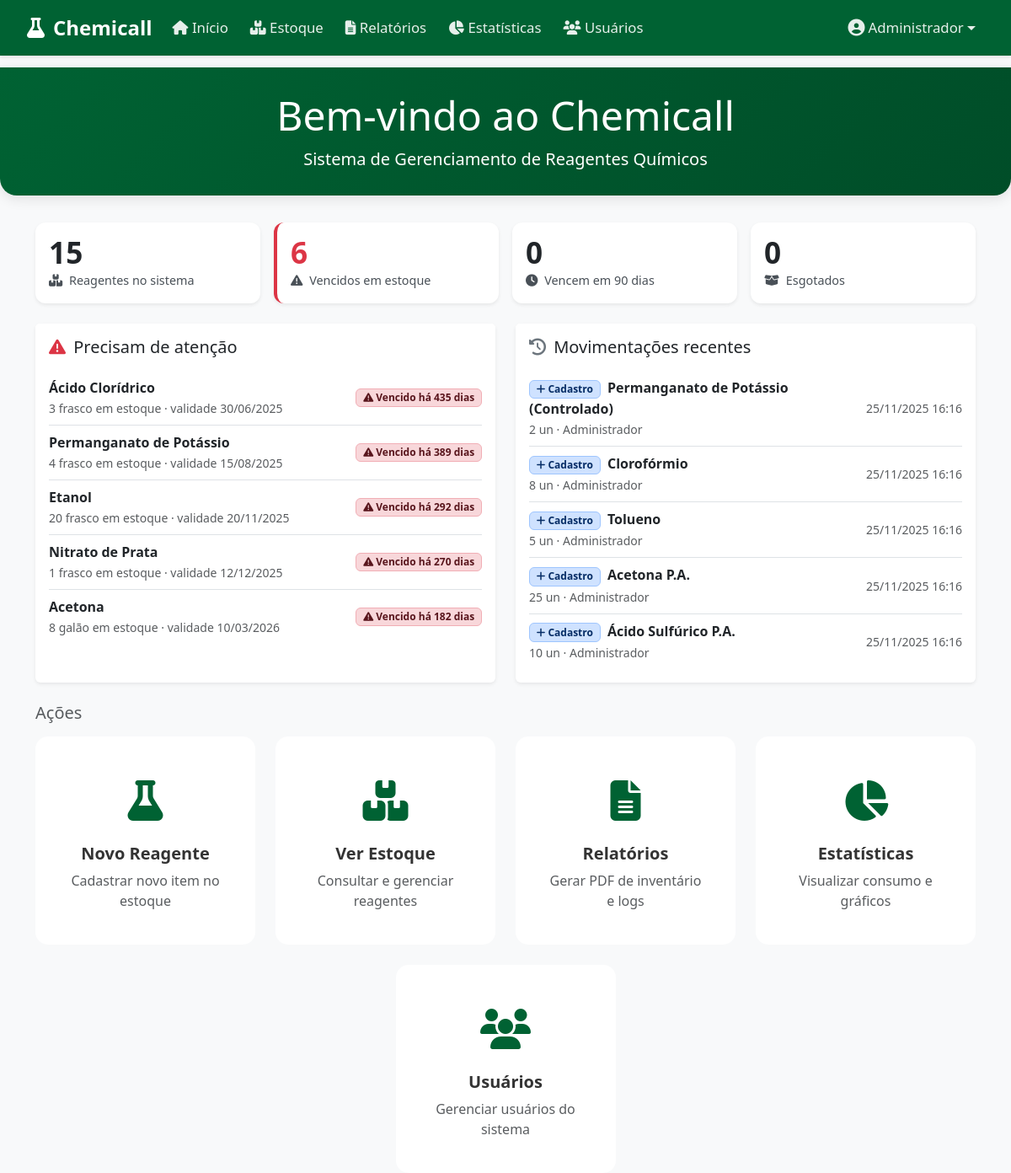
The page /src/telas/dashboard/index.php (signed in) on the database its author committed.
### tables this page shows
CREATE TABLE funcionario (
    cod_funcionario INT AUTO_INCREMENT PRIMARY KEY,
    senha VARCHAR(255) NOT NULL,
    nome VARCHAR(100) NOT NULL,
    matricula VARCHAR(50) NULL,
    email VARCHAR(255) NOT NULL UNIQUE,
    email_secundario VARCHAR(255) NULL,
    tipo VARCHAR(20) DEFAULT 'user',
    status VARCHAR(20) NOT NULL DEFAULT 'ativo',
    cargo VARCHAR(100) NULL,
    acesso_controlados TINYINT(1) NOT NULL DEFAULT 0
);

CREATE TABLE reagentes (
    id INT AUTO_INCREMENT PRIMARY KEY,
    nome VARCHAR(255) NOT NULL,
    formula_quimica VARCHAR(100) DEFAULT NULL,
    massa_molar DECIMAL(10, 2) DEFAULT NULL,
    concentracao VARCHAR(50) DEFAULT NULL,
    densidade DECIMAL(10, 3) DEFAULT NULL,
    validade DATE DEFAULT NULL,
    fabricante VARCHAR(100) DEFAULT NULL,
    condicao ENUM('aberto', 'fechado') DEFAULT 'fechado',
    numero_cas VARCHAR(50) DEFAULT NULL,
    numero_ncm VARCHAR(50) DEFAULT NULL,
    numero_nota_fiscal VARCHAR(100) DEFAULT NULL,
    quantidade INT NOT NULL DEFAULT 0,
    quantidade_original INT NOT NULL DEFAULT 0,
    unidade_medida VARCHAR(20) NOT NULL DEFAULT 'frasco',
    capacidade_medida DECIMAL(10, 2) DEFAULT NULL,
    unidade_capacidade VARCHAR(10) DEFAULT 'ml',
    controlado TINYINT(1) DEFAULT 0,
    ativo TINYINT(1) DEFAULT 1,
    created_at TIMESTAMP DEFAULT CURRENT_TIMESTAMP
);

CREATE TABLE movimentacoes (
    id INT AUTO_INCREMENT PRIMARY KEY,
    reagente_id INT NOT NULL,
    funcionario_id INT NOT NULL,
    tipo_movimentacao VARCHAR(20) NOT NULL,
    quantidade INT NOT NULL,
    motivo_retirada VARCHAR(255) DEFAULT NULL,
    data_hora DATETIME DEFAULT CURRENT_TIMESTAMP,
    FOREIGN KEY (reagente_id) REFERENCES reagentes(id) ON DELETE CASCADE,
    FOREIGN KEY (funcionario_id) REFERENCES funcionario(cod_funcionario) ON DELETE CASCADE,
     
    INDEX idx_tipo_data (tipo_movimentacao, data_hora)
);

### src/telas/dashboard/index.php (the view, shortened to what the rows shown need)
<?php
require_once __DIR__ . '/../../controllers/ReagenteController.php';
$reagenteController = new ReagenteController($conn);
$emAlerta     = $reagenteController->reagentesEmAlerta(5);
$movimentacoes = $reagenteController->ultimasMovimentacoes(5);
$rotulosMovimentacao = [
    'entrada'  => ['Entrada',  'success',   'fa-arrow-down'],
    'saida'    => ['Retirada', 'warning',   'fa-arrow-up'],
    'criacao'  => ['Cadastro', 'primary',   'fa-plus'],
    'edicao'   => ['Edição',   'secondary', 'fa-pen'],
    'exclusao' => ['Exclusão', 'danger',    'fa-trash'],
];
?>
<!DOCTYPE html>
<html lang="pt-br">
<head>
    <link href="https://cdn.jsdelivr.net/npm/bootstrap@5.3.3/dist/css/bootstrap.min.css" rel="stylesheet">
    <link rel="stylesheet" href="https://cdnjs.cloudflare.com/ajax/libs/font-awesome/6.5.2/css/all.min.css">
</head>
<body>
    <?php include '../../componentes/header.php'; ?>
    <div class="welcome-section text-center">
        <div class="container">
            <h1 class="display-5">Bem-vindo ao Chemicall</h1>
        </div>
    </div>
    <div class="container">
        <div class="row g-4 mb-4">
            <div class="col-lg-6">
                <div class="card h-100 border-0 shadow-sm">
                    <div class="card-header bg-white border-0 pt-3">
                        <h2 class="h5 mb-0"><i class="fas fa-triangle-exclamation text-danger me-1"></i> Precisam de atenção</h2>
                    </div>
                    <div class="card-body pt-2">
                        <?php if (empty($emAlerta)): ?>
                            <p class="text-body-secondary mb-0 py-3 text-center">
                                <i class="fas fa-circle-check text-success me-1"></i>
                                Nenhum reagente vencido ou próximo do vencimento.
                            </p>
                        <?php else: ?>
                            <ul class="list-group list-group-flush">
                                <?php foreach ($emAlerta as $item): ?>
                                    <?php $sit = ReagenteController::situacaoValidade($item['validade']); ?>
                                    <li class="list-group-item px-0 d-flex justify-content-between align-items-center gap-2">
                                        <span>
                                            <strong><?php echo e($item['nome']); ?></strong>
                                            <br>
                                            <small class="text-body-secondary">
                                                <?php echo (float) $item['quantidade'] . ' ' . e($item['unidade_medida']); ?>
                                                em estoque · validade <?php echo date('d/m/Y', strtotime($item['validade'])); ?>
                                            </small>
                                        </span>
                                        <span class="badge bg-<?php echo $sit['classe']; ?>-subtle text-<?php echo $sit['classe']; ?>-emphasis border border-<?php echo $sit['classe']; ?>-subtle text-nowrap">
                                            <i class="fas <?php echo $sit['icone']; ?>"></i> <?php echo e($sit['rotulo']); ?>
                                        </span>
                                    </li>
                                <?php endforeach; ?>
                            </ul>
                        <?php endif; ?>
                    </div>
                </div>
            </div>
            <div class="col-lg-6">
                <div class="card h-100 border-0 shadow-sm">
                    <div class="card-header bg-white border-0 pt-3">
                        <h2 class="h5 mb-0"><i class="fas fa-clock-rotate-left text-secondary me-1"></i> Movimentações recentes</h2>
                    </div>
                    <div class="card-body pt-2">
                        <?php if (empty($movimentacoes)): ?>
                            <p class="text-body-secondary mb-0 py-3 text-center">Nenhuma movimentação registrada ainda.</p>
                        <?php else: ?>
                            <ul class="list-group list-group-flush">
                                <?php foreach ($movimentacoes as $mov): ?>
                                    <?php [$rotulo, $cor, $icone] = $rotulosMovimentacao[$mov['tipo_movimentacao']]
                                        ?? [ucfirst($mov['tipo_movimentacao']), 'secondary', 'fa-circle']; ?>
                                    <li class="list-group-item px-0 d-flex justify-content-between align-items-center gap-2">
                                        <span>
                                            <span class="badge bg-<?php echo $cor; ?>-subtle text-<?php echo $cor; ?>-emphasis border border-<?php echo $cor; ?>-subtle">
                                                <i class="fas <?php echo $icone; ?>"></i> <?php echo e($rotulo); ?>
                                            </span>
                                            <strong class="ms-1"><?php echo e($mov['reagente']); ?></strong>
                                            <br>
                                            <small class="text-body-secondary">
                                                <?php echo (float) $mov['quantidade']; ?> un ·
                                                <?php echo e($mov['funcionario']); ?>
                                            </small>
                                        </span>
                                        <small class="text-body-secondary text-nowrap">
                                            <?php echo date('d/m/Y H:i', strtotime($mov['data_hora'])); ?>
                                        </small>
                                    </li>
                                <?php endforeach; ?>
                            </ul>
                        <?php endif; ?>
                    </div>
                </div>
            </div>
        </div>
        <h2 class="h5 mb-3 text-body-secondary">Ações</h2>
    </div>
</body>
</html>

### src/componentes/header.php (shortened to what the rows shown need)
<?php
require_once __DIR__ . '/../controllers/FuncionarioController.php';
$userId = (int) $_SESSION['user_id'];
$funcionarioCtrl = new FuncionarioController($conn);
$usuarioLogado = $funcionarioCtrl->buscarPorId($userId);
?>
<nav class="navbar navbar-expand-lg fixed-top">
    <div class="container-fluid">
        <div class="collapse navbar-collapse" id="navbarNav">
            <div class="d-flex align-items-center">
                <div class="dropdown">
                    <a class="nav-link dropdown-toggle d-flex align-items-center text-white" href="#" role="button" data-bs-toggle="dropdown" aria-expanded="false" style="cursor: pointer; background: none; border: none; font-weight: 500; text-decoration: none;">
                        <i class="fas fa-user-circle me-1" style="font-size: 1.25rem;"></i>
                        <?php echo htmlspecialchars($usuarioLogado['nome'] ?? $_SESSION['user_name'] ?? 'Usuário'); ?>
                    </a>
                </div>
            </div>
        </div>
    </div>
</nav>

### rows shown on the page
funcionario: nome "Administrador"
reagentes: nome "Ácido Clorídrico", quantidade "3", unidade_medida "frasco", validade "30/06/2025", validade "Vencido há 435 dias"
reagentes: nome "Permanganato de Potássio", quantidade "4", unidade_medida "frasco", validade "15/08/2025", validade "Vencido há 389 dias"
reagentes: nome "Etanol", quantidade "20", unidade_medida "frasco", validade "20/11/2025", validade "Vencido há 292 dias"
reagentes: nome "Nitrato de Prata", quantidade "1", unidade_medida "frasco", validade "12/12/2025", validade "Vencido há 270 dias"
reagentes: nome "Acetona", quantidade "8", unidade_medida "galão", validade "10/03/2026", validade "Vencido há 182 dias"
movimentacoes: rotulo "Cadastro", reagente.nome "Permanganato de Potássio (Controlado)", quantidade "2", funcionario.nome "Administrador", data_hora "25/11/2025 16:16"
movimentacoes: rotulo "Cadastro", reagente.nome "Clorofórmio", quantidade "8", funcionario.nome "Administrador", data_hora "25/11/2025 16:16"
movimentacoes: rotulo "Cadastro", reagente.nome "Tolueno", quantidade "5", funcionario.nome "Administrador", data_hora "25/11/2025 16:16"
movimentacoes: rotulo "Cadastro", reagente.nome "Acetona P.A.", quantidade "25", funcionario.nome "Administrador", data_hora "25/11/2025 16:16"
movimentacoes: rotulo "Cadastro", reagente.nome "Ácido Sulfúrico P.A.", quantidade "10", funcionario.nome "Administrador", data_hora "25/11/2025 16:16"

### other values the page prints
$resumo['total'] "15"
$resumo['vencidos'] "6"
$resumo['vencendo'] "0"
ReagenteController::DIAS_ALERTA_VALIDADE "90"
$resumo['esgotados'] "0"
